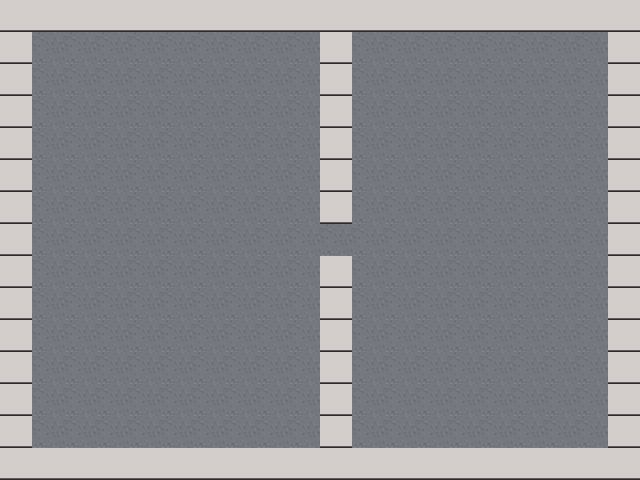

Tiled map render using the project's own tile images. Description and the map definition, with tile-layer contents summarised, below:
An orthogonal 20x15 tile map with 32x32 px tiles, 3 tile layers (Terra, Mobles, Parets), 3 tilesets and 17 objects.

<map version="1.10" tiledversion="1.10.2" orientation="orthogonal" renderorder="right-down" width="20" height="15" tilewidth="32" tileheight="32" infinite="0" nextlayerid="5" nextobjectid="18">
 <tileset firstgid="1" name="office_floors" tilewidth="32" tileheight="32" tilecount="3" columns="3">
  <image source="office/office_floors_tileset.png" width="96" height="32" />
 </tileset>
 <tileset firstgid="4" name="office_walls_tileset" tilewidth="32" tileheight="32" tilecount="25" columns="8">
  <image source="office/office_walls_tileset.png" width="256" height="128" />
  <tile id="7">
   <properties>
    <property name="collides" type="bool" value="true" />
   </properties>
  </tile>
 </tileset>
 <tileset firstgid="29" name="moble_previews" tilewidth="32" tileheight="32" tilecount="6" columns="0">
  <tile id="0">
   <image source="office/cut/desk.png" width="68" height="53" />
  </tile>
  <tile id="1">
   <image source="office/cut/computer.png" width="32" height="34" />
  </tile>
  <tile id="2">
   <image source="office/cut/chair.png" width="34" height="58" />
  </tile>
  <tile id="3">
   <image source="office/cut/cabinet.png" width="31" height="59" />
  </tile>
  <tile id="4">
   <image source="office/cut/plant.png" width="35" height="57" />
  </tile>
  <tile id="5">
   <image source="office/cut/clock.png" width="32" height="23" />
  </tile>
 </tileset>
 <layer id="1" name="Terra" width="20" height="15">
  <data>[300 cells, 300 non-empty, 1 distinct tile ids]</data>
 </layer>
 <layer id="2" name="Mobles" width="20" height="15">
  <data>[300 cells, 0 non-empty, 0 distinct tile ids]</data>
 </layer>
 <layer id="3" name="Parets" width="20" height="15">
  <data>[300 cells, 78 non-empty, 1 distinct tile ids]</data>
 </layer>
 <objectgroup id="4" name="Objectes">
  <object id="1" x="80" y="80" width="0" height="0">
   <point />
   <properties>
    <property name="tipus" value="spawn" />
   </properties>
  </object>
  <object id="2" x="32" y="32" width="288" height="416">
   <properties>
    <property name="tipus" value="zona" />
    <property name="nomSala" value="Sala 1" />
    <property name="aforament" type="int" value="10" />
   </properties>
  </object>
  <object id="3" x="352" y="32" width="256" height="416">
   <properties>
    <property name="tipus" value="zona" />
    <property name="nomSala" value="Sala 2" />
    <property name="aforament" type="int" value="6" />
   </properties>
  </object>
  <object id="4" x="192" y="160" width="32" height="32">
   <ellipse />
   <properties>
    <property name="tipus" value="monitor" />
    <property name="titol" value="Pantalla Sala 1" />
   </properties>
  </object>
  <object id="5" x="544" y="160" width="32" height="32">
   <ellipse />
   <properties>
    <property name="tipus" value="monitor" />
    <property name="titol" value="Pantalla Sala 2" />
   </properties>
  </object>
  <object id="6" gid="29" x="94" y="128" width="68" height="53">
   <properties>
    <property name="tipus" value="moble" />
    <property name="atles" value="desks" />
    <property name="frame" value="office_desk_front" />
    <property name="gx" type="int" value="96" />
    <property name="gy" type="int" value="96" />
   </properties>
  </object>
  <object id="7" gid="30" x="96" y="124" width="32" height="34">
   <properties>
    <property name="tipus" value="moble" />
    <property name="atles" value="tech" />
    <property name="frame" value="computer_front" />
    <property name="gx" type="int" value="96" />
    <property name="gy" type="int" value="96" />
   </properties>
  </object>
  <object id="8" gid="31" x="95" y="190" width="34" height="58">
   <properties>
    <property name="tipus" value="moble" />
    <property name="atles" value="seating" />
    <property name="frame" value="office_chair_front" />
    <property name="gx" type="int" value="96" />
    <property name="gy" type="int" value="160" />
   </properties>
  </object>
  <object id="9" gid="32" x="224" y="94" width="31" height="59">
   <properties>
    <property name="tipus" value="moble" />
    <property name="atles" value="storage" />
    <property name="frame" value="filing_cabinet_front" />
    <property name="gx" type="int" value="224" />
    <property name="gy" type="int" value="64" />
   </properties>
  </object>
  <object id="10" gid="33" x="63" y="346" width="35" height="57">
   <properties>
    <property name="tipus" value="moble" />
    <property name="atles" value="decor" />
    <property name="frame" value="office_plant_front" />
    <property name="gx" type="int" value="64" />
    <property name="gy" type="int" value="320" />
   </properties>
  </object>
  <object id="11" gid="34" x="160" y="18" width="32" height="23">
   <properties>
    <property name="tipus" value="moble" />
    <property name="atles" value="decor" />
    <property name="frame" value="wall_clock_front" />
    <property name="gx" type="int" value="160" />
    <property name="gy" type="int" value="0" />
   </properties>
  </object>
  <object id="12" gid="29" x="446" y="128" width="68" height="53">
   <properties>
    <property name="tipus" value="moble" />
    <property name="atles" value="desks" />
    <property name="frame" value="office_desk_front" />
    <property name="gx" type="int" value="448" />
    <property name="gy" type="int" value="96" />
   </properties>
  </object>
  <object id="13" gid="30" x="448" y="124" width="32" height="34">
   <properties>
    <property name="tipus" value="moble" />
    <property name="atles" value="tech" />
    <property name="frame" value="computer_front" />
    <property name="gx" type="int" value="448" />
    <property name="gy" type="int" value="96" />
   </properties>
  </object>
  <object id="14" gid="31" x="447" y="190" width="34" height="58">
   <properties>
    <property name="tipus" value="moble" />
    <property name="atles" value="seating" />
    <property name="frame" value="office_chair_front" />
    <property name="gx" type="int" value="448" />
    <property name="gy" type="int" value="160" />
   </properties>
  </object>
  <object id="15" gid="32" x="576" y="94" width="31" height="59">
   <properties>
    <property name="tipus" value="moble" />
    <property name="atles" value="storage" />
    <property name="frame" value="filing_cabinet_front" />
    <property name="gx" type="int" value="576" />
    <property name="gy" type="int" value="64" />
   </properties>
  </object>
  <object id="16" gid="33" x="415" y="346" width="35" height="57">
   <properties>
    <property name="tipus" value="moble" />
    <property name="atles" value="decor" />
    <property name="frame" value="office_plant_front" />
    <property name="gx" type="int" value="416" />
    <property name="gy" type="int" value="320" />
   </properties>
  </object>
  <object id="17" gid="34" x="512" y="18" width="32" height="23">
   <properties>
    <property name="tipus" value="moble" />
    <property name="atles" value="decor" />
    <property name="frame" value="wall_clock_front" />
    <property name="gx" type="int" value="512" />
    <property name="gy" type="int" value="0" />
   </properties>
  </object>
 </objectgroup>
</map>
